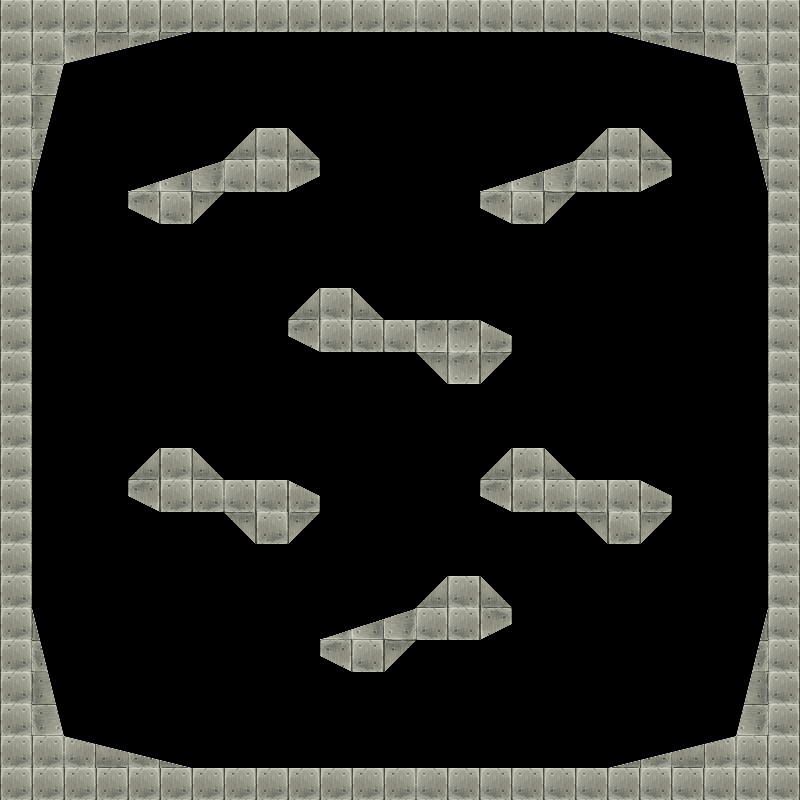

This game map was drawn from its Tiled (.tmx) file and the tilesets committed beside it. A one-line description and the trimmed map source follow:
An orthogonal 25x25 tile map with 32x32 px tiles, 1 tile layer (ForegroundLayer), 1 hidden layer not drawn, 2 tilesets and 58 objects.

<map version="1.0" tiledversion="2017.10.11" orientation="orthogonal" renderorder="right-down" width="25" height="25" tilewidth="32" tileheight="32" infinite="0" nextobjectid="99">
 <properties>
  <property name="DeleteTiles" value="true" />
  <property name="NoOverlappingRules" value="true" />
 </properties>
 <tileset firstgid="1" name="tilesetBack" tilewidth="32" tileheight="32" tilecount="3844" columns="62">
  <image source="back_cave.png" trans="ff00ff" width="2000" height="2000" />
 </tileset>
 <tileset firstgid="3845" name="tilesetFore" tilewidth="32" tileheight="32" tilecount="240" columns="16">
  <image source="tilesetB.png" trans="ff00ff" width="512" height="480" />
 </tileset>
 <layer name="BackgroundLayer" width="25" height="25" visible="0">
  <data>[625 cells, 625 non-empty, 625 distinct tile ids]</data>
 </layer>
 <layer name="ForegroundLayer" width="25" height="25">
  <data>[625 cells, 205 non-empty, 10 distinct tile ids]</data>
 </layer>
 <objectgroup color="#ff0000" name="CollisionPolygons">
  <object id="2" x="224" y="160">
   <polyline points="0,0 32,-32 64,-32 96,0 96,16 64,32 0,32 0,0" />
  </object>
  <object id="3" x="128" y="213">
   <polyline points="0,0 0,-21 96,-53 96,-21 64,11 32,11 0,-5" />
  </object>
  <object id="4" x="288" y="341">
   <polyline points="0,0 0,-21 32,-53 64,-53 96,-21 96,11 32,11 0,-5" />
  </object>
  <object id="5" x="384" y="352">
   <polyline points="0,0 0,-32 64,-32 64,0 0,0" />
  </object>
  <object id="6" x="416" y="352">
   <polyline points="0,0 0,-32 64,-32 96,-16 96,0 64,32 32,32 0,0" />
  </object>
  <object id="7" x="480" y="213">
   <polyline points="0,0 0,-21 96,-53 96,-21 64,11 32,11 0,-5" />
  </object>
  <object id="8" x="576" y="160">
   <polyline points="0,0 32,-32 64,-32 96,0 96,16 64,32 0,32 0,0" />
  </object>
  <object id="9" x="320" y="661">
   <polyline points="0,0 0,-21 96,-53 96,-21 64,11 32,11 0,-5" />
  </object>
  <object id="10" x="416" y="608">
   <polyline points="0,0 32,-32 64,-32 96,0 96,16 64,32 0,32 0,0" />
  </object>
  <object id="15" x="576" y="480" rotation="180">
   <polyline points="0,0 32,32 64,32 96,0 96,-16 64,-32 0,-32 0,0" />
  </object>
  <object id="16" x="576" y="512">
   <polyline points="0,0 0,-32 64,-32 96,-21 96,0 64,32 32,32 0,0" />
  </object>
  <object id="17" x="224" y="480" rotation="180">
   <polyline points="0,0 32,32 64,32 96,0 96,-16 64,-32 0,-32 0,0" />
  </object>
  <object id="18" x="224" y="512">
   <polyline points="0,0 0,-32 64,-32 96,-21 96,0 64,32 32,32 0,0" />
  </object>
  <object id="24" x="768" y="768">
   <polyline points="-32,-32 8,-192 32,-192 32,32 -32,-32" />
  </object>
  <object id="25" x="768" y="656">
   <polyline points="0,0 0,-176 32,-176 32,0 0,0" />
  </object>
  <object id="26" x="768" y="480">
   <polyline points="0,0 0,-160 32,-160 32,0 0,0" />
  </object>
  <object id="27" x="768" y="192">
   <polyline points="0,0 -32,-128 32,-192 32,0 0,0" />
  </object>
  <object id="30" x="512" y="32">
   <polyline points="0,0 0,-32 144,-32 144,0 0,0" />
  </object>
  <object id="31" x="576" y="32">
   <polyline points="0,0 0,-32 224,-32 160,32 0,-8" />
  </object>
  <object id="34" x="400" y="800">
   <polyline points="0,0 0,-32 208,-32 208,0 0,0" />
  </object>
  <object id="35" x="608" y="800">
   <polyline points="0,0 0,-32 128,-64 192,0 0,0" />
  </object>
  <object id="88" x="768" y="320">
   <polyline points="0,0 0,-128 32,-128 32,0 0,0" />
  </object>
  <object id="89" x="192" y="736" rotation="180">
   <polyline points="0,-64 0,-32 128,0 192,-64 0,-64" />
  </object>
  <object id="90" x="400" y="768" rotation="180">
   <polyline points="0,-32 0,0 208,0 208,-32 0,-32" />
  </object>
  <object id="91" x="288" y="0" rotation="180">
   <polyline points="0,-32 0,0 144,0 144,-32 0,-32" />
  </object>
  <object id="92" x="32" y="320" rotation="180">
   <polyline points="0,-160 0,0 32,0 32,-160 0,-160" />
  </object>
  <object id="93" x="32" y="608" rotation="180">
   <polyline points="-32,-128 8,32 32,32 32,-192 -32,-128" />
  </object>
  <object id="94" x="224" y="32" rotation="180">
   <polyline points="32,0 32,32 224,32 160,-32 0,8" />
  </object>
  <object id="95" x="32" y="192" rotation="180">
   <polyline points="0,-128 0,0 32,0 32,-128 0,-128" />
  </object>
  <object id="96" x="32" y="480" rotation="180">
   <polyline points="0,-176 0,0 32,0 32,-176 0,-176" />
  </object>
  <object id="97" x="32" y="0" rotation="180">
   <polyline points="0,-192 -32,-64 32,0 32,-192 0,-192" />
  </object>
  <object id="98" x="288" y="32">
   <polyline points="0,0 0,-32 224,-32 224,0 0,0" />
  </object>
 </objectgroup>
 <objectgroup color="#00ff00" name="SharedEdges" visible="0">
  <object id="63" x="0" y="0">
   <polyline points="0,0 64,64" />
  </object>
  <object id="64" x="192" y="32">
   <polyline points="0,0 0,-32" />
  </object>
  <object id="65" x="384" y="32">
   <polyline points="0,0 0,-32" />
  </object>
  <object id="66" x="576" y="32">
   <polyline points="0,0 0,-32" />
  </object>
  <object id="67" x="768" y="192">
   <polyline points="0,0 32,0" />
  </object>
  <object id="68" x="736" y="64">
   <polyline points="0,0 64,-64" />
  </object>
  <object id="69" x="768" y="384">
   <polyline points="0,0 32,0" />
  </object>
  <object id="70" x="768" y="576">
   <polyline points="0,0 32,0" />
  </object>
  <object id="71" x="736" y="736">
   <polyline points="0,0 64,64" />
  </object>
  <object id="72" x="608" y="768">
   <polyline points="0,0 0,32" />
  </object>
  <object id="73" x="416" y="768">
   <polyline points="0,0 0,32" />
  </object>
  <object id="74" x="224" y="768">
   <polyline points="0,0 0,32" />
  </object>
  <object id="75" x="64" y="736">
   <polyline points="0,0 -64,64" />
  </object>
  <object id="76" x="32" y="608">
   <polyline points="0,0 -32,0" />
  </object>
  <object id="77" x="32" y="416">
   <polyline points="0,0 -32,0" />
  </object>
  <object id="78" x="32" y="224">
   <polyline points="0,0 -32,0" />
  </object>
  <object id="79" x="224" y="160">
   <polyline points="0,0 0,32" />
  </object>
  <object id="80" x="384" y="320">
   <polyline points="0,0 0,32" />
  </object>
  <object id="81" x="416" y="320">
   <polyline points="0,0 0,32" />
  </object>
  <object id="82" x="448" y="320">
   <polyline points="0,0 0,32" />
  </object>
  <object id="83" x="416" y="352">
   <polyline points="0,0 32,0" />
  </object>
  <object id="84" x="224" y="480">
   <polyline points="0,0 0,32" />
  </object>
  <object id="85" x="576" y="480">
   <polyline points="0,0 0,32" />
  </object>
  <object id="86" x="576" y="160">
   <polyline points="0,0 0,32" />
  </object>
  <object id="87" x="384" y="640">
   <polyline points="0,0 0,32" />
  </object>
 </objectgroup>
 <objectgroup name="PlayerShapes" visible="0">
  <object id="36" x="408" y="96">
   <polyline points="0,0 0,-3.96875 2,-7.9375 6,-9.92188 10,-9.92188 14,-7.9375 16,-3.96875 16,0 14,3.96875 10,5.95313 6,5.95313 2,3.96875 0,0" />
  </object>
 </objectgroup>
</map>
